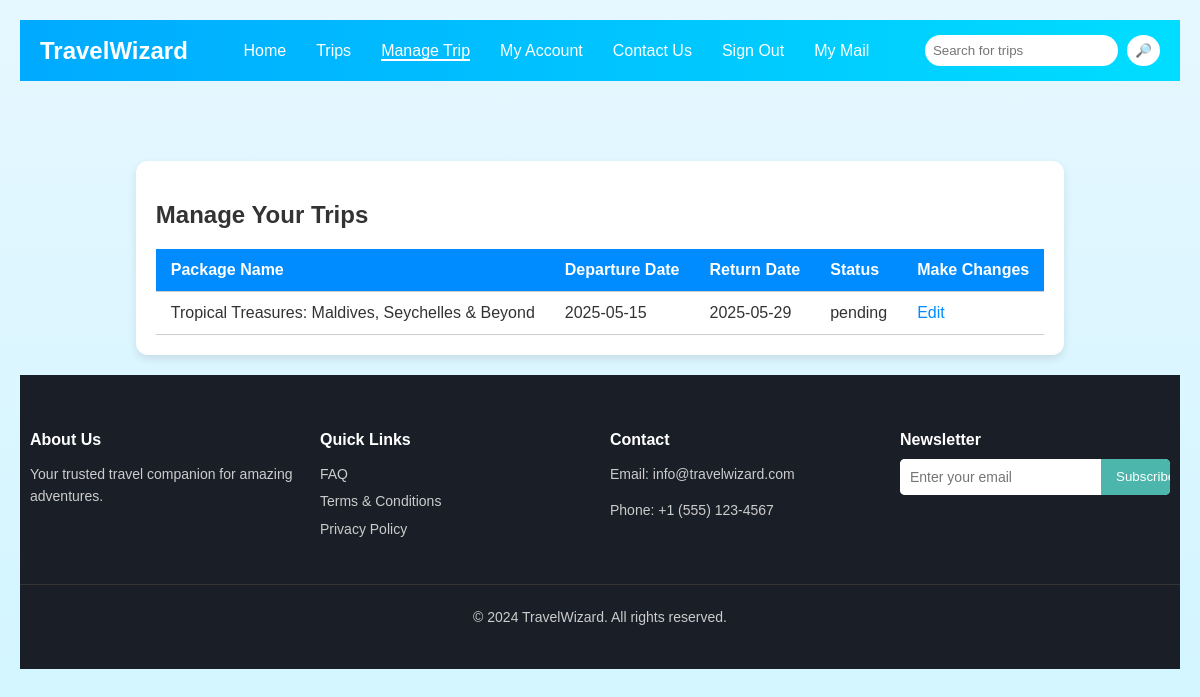
The app's page /AfterLogin/manageTrips.php (signed in) with its own data.
### tables this page shows
CREATE TABLE IF NOT EXISTS `bookings` (
  `bookingID` int NOT NULL AUTO_INCREMENT,
  `user_id` int NOT NULL,
  `package_id` int NOT NULL,
  `dateBooked` timestamp NULL DEFAULT CURRENT_TIMESTAMP,
  `status` enum('pending','completed') DEFAULT 'pending',
  `departureFlight` varchar(255) DEFAULT NULL,
  `returnFlight` varchar(255) DEFAULT NULL,
  PRIMARY KEY (`bookingID`),
  KEY `user_id` (`user_id`),
  KEY `package_id` (`package_id`),
  CONSTRAINT `bookings_ibfk_1` FOREIGN KEY (`user_id`) REFERENCES `customers` (`userID`) ON DELETE CASCADE,
  CONSTRAINT `bookings_ibfk_2` FOREIGN KEY (`package_id`) REFERENCES `packages` (`packageID`) ON DELETE CASCADE
);

CREATE TABLE IF NOT EXISTS `packages` (
  `packageID` int NOT NULL AUTO_INCREMENT,
  `packageName` varchar(255) NOT NULL,
  `airline` varchar(255) DEFAULT NULL,
  `price` float NOT NULL,
  `departureFlight` varchar(255) DEFAULT NULL,
  `returnFlight` varchar(255) DEFAULT NULL,
  `bookingDate` varchar(255) DEFAULT NULL,
  `destinations` varchar(255) DEFAULT NULL,
  `packageType` varchar(100) DEFAULT NULL,
  `hotels` varchar(500) DEFAULT NULL,
  PRIMARY KEY (`packageID`)
);

### AfterLogin/manageTrips.php (the view, shortened to what this page needs)
<?php
$user_id = $_SESSION['userid'];
?>
<!DOCTYPE html>
<html lang="en">
<head>
    <link rel="stylesheet" href="css/Body.css">
    <?php include 'templates/header.php'; ?>
</head>
<body>
<section class="manage-trips">
    <h2>Manage Your Trips</h2>
    <?php
    $sql = "SELECT b.bookingID, p.packageName, b.departureFlight, b.returnFlight, b.status
            FROM bookings b
            JOIN packages p ON b.package_id = p.packageID
            WHERE b.user_id = ? AND b.departureFlight >= CURDATE()
            ORDER BY b.departureFlight ASC";
    $stmt = $pdo->prepare($sql);
    if ($stmt) {
        $stmt->execute([$user_id]);
        $result = $stmt->fetchAll(PDO::FETCH_ASSOC);
        if ($result && count($result) > 0) {
            echo '<table>';
            echo '<tr><th>Package Name</th><th>Departure Date</th><th>Return Date</th><th>Status</th><th>Make Changes</th></tr>';
            foreach ($result as $row) {
                echo '<tr>';
                echo '<td>' . htmlspecialchars($row['packageName']) . '</td>';
                echo '<td>' . htmlspecialchars($row['departureFlight']) . '</td>';
                echo '<td>' . htmlspecialchars($row['returnFlight']) . '</td>';
                echo '<td>' . htmlspecialchars($row['status']) . '</td>';
                echo '<td><a href="contactus.php">Edit</a></td>';
                echo '</tr>';
            }
            echo '</table>';
        } else {
            echo '<p>No upcoming trips found. <a href="trips.php">Browse and book trips</a></p>';
        }
    } else {
        echo '<p>There was an error preparing your trip data. Please try again later.</p>';
    }
    ?>
</section>
<?php include 'templates/footer.php'; ?>
</body>
</html>

### AfterLogin/css/Body.css (style rules this page uses)
body { position: relative; font-family: 'Helvetica', sans-serif; margin: 0; padding: 0; background: linear-gradient(to bottom, #e6f7ff, #ccf5ff); color: #333; padding-bottom: 100px; }
.manage-trips { max-width: 1000px; margin: 80px auto 20px auto; padding: 20px; background: #fff; border-radius: 12px; box-shadow: 0 4px 8px rgba(0,0,0,0.1); }
table { width: 100%; border-collapse: collapse; margin-top: 20px; }
th, td { padding: 12px 15px; text-align: left; border-bottom: 1px solid #ccc; }
th { background-color: #008cff; color: white; }
a { color: #008cff; text-decoration: none; }
body { font-family: Arial, sans-serif; margin: 20px; min-height: 100vh; display: flex; flex-direction: column; }

### records on screen
bookings: package.packageName "Tropical Treasures: Maldives, Seychelles & Beyond", departureFlight "2025-05-15", returnFlight "2025-05-29", status "pending"
